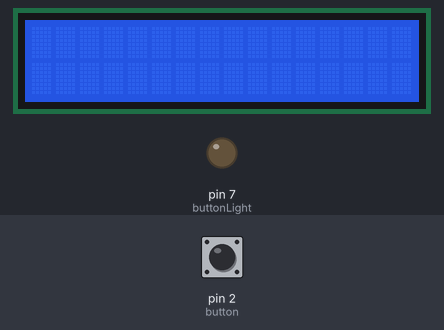
The sketch below on a simulated Arduino Uno, built with avr-gcc and run on an emulated ATmega328P. Parts: 16×2 character LCD, output pins drawn as LEDs (lit = HIGH). Inputs (shaded band) come from the test bench; at power-on: pin 2 (button) LOW.

Above: at 1.2 s.
1.3 s: pin 2 (button) pulled HIGH for 0.15 s
At 1.9 s:
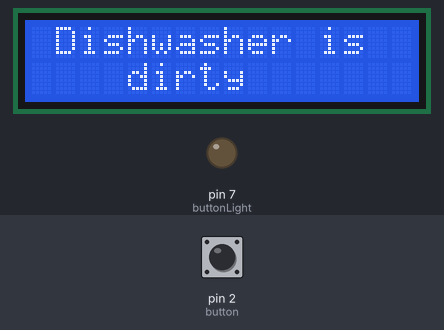
2.9 s: pin 2 (button) pulled HIGH for 1 s
At 4.4 s:
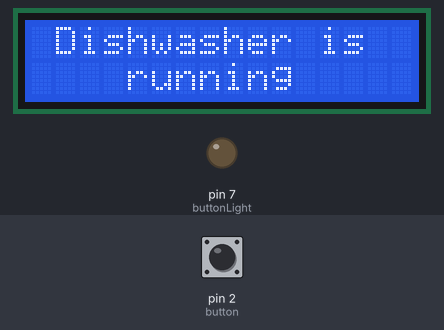
5.4 s: pin 2 (button) pulled HIGH for 0.15 s
At 6.3 s:
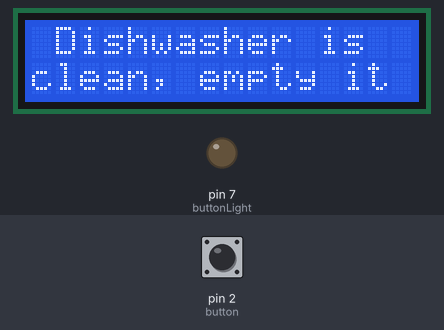
7.0 s: pin 2 (button) pulled HIGH for 3.2 s
At 7.5 s:
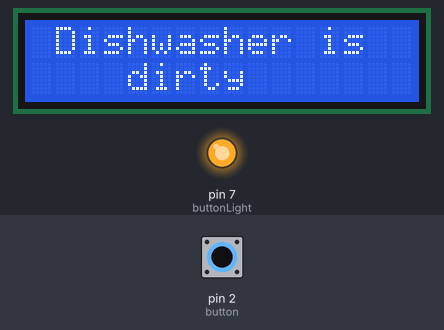
Timing chart, 0 to 11.7 s (numbered marks = the images above; inputs shaded):
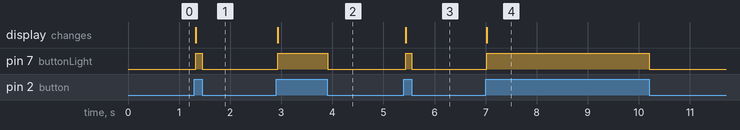

Measured:
- after the input at 1.3 s, pin 7 (buttonLight): LOW → HIGH at once, → LOW 0.13 s later; the display: changes at once (image 1)
- after the input at 2.9 s, pin 7 (buttonLight): LOW → HIGH at once, → LOW 0.98 s later; the display: changes at once (image 2)
- after the input at 5.4 s, pin 7 (buttonLight): LOW → HIGH at once, → LOW 0.12 s later; the display: changes at once (image 3)
- after the input at 7.0 s, pin 7 (buttonLight): LOW → HIGH at once, → LOW 3.2 s later; the display: changes at once (image 4)

The sketch:

MomProject.ino
```cpp
#include <Wire.h>
#include <LiquidCrystal_I2C.h>

LiquidCrystal_I2C lcd(0x27, 2, 1, 0, 4, 5, 6, 7, 3, POSITIVE);


// These 2 constants are for the pin number of the input from the button and the output for the buttons lights
const int button = 2;
const int buttonLight = 7;

// These 2 variables are for the state of the button
boolean lastButton = LOW;
boolean currentButton = LOW;

// The index here is used to know what to print
int index = -1;

// Number of prints is to know when to reset our indexx
const int numOfPrints = 3;

// These 3 variables all are for timing, whether its timing the washer or if its timing our blink.
unsigned long previousMillis = 0;
unsigned long previousBlink = 0;
unsigned long currentMillis = 0;

// These variables are for how long the dish washing cycle is and if it is currently running
long washMinutes = 1;
boolean washing = false;

// This variable is just for how long of an interval to blink when the dishes are clean
int blinkTime = 200;

// Might delete these. Stay tuned folks
boolean blinking = false;
boolean hasBlinked = false;
boolean changed = false;


void setup() {
  // put your setup code here, to run once:

  lcd.begin(16, 2);
  lcd.clear();
  pinMode(button, INPUT);
  pinMode(buttonLight, OUTPUT);
  washMinutes = washMinutes * 60000;

}

/*
 * Debouncing method.
 * Checks whether or not the button state has changed and takes
 *    button bouncing into account.
 */
boolean debounce(boolean last) {
  boolean current = digitalRead(button);
  if (last != current) {
    delay(5);
    current = digitalRead(button);
  }
  return current;
}

void loop() {
  // put your main code here, to run repeatedly:

  currentMillis = millis();
  currentButton = debounce(lastButton);

  if ((lastButton == LOW && currentButton == HIGH) || (washing == true && currentMillis - previousMillis >= washMinutes)) {
    index++;
    washing = false;
    if (index >= numOfPrints) {
      index = 0;
    }
    switch (index) {
      case 0:
        lcd.clear();
        lcd.setCursor(1,0);
        lcd.print("Dishwasher is");
        lcd.setCursor(4,1);
        lcd.print("dirty");
        break;
      case 1:
        lcd.clear();
        lcd.setCursor(1,0);
        lcd.print("Dishwasher is");
        lcd.setCursor(4,1);
        lcd.print("running");
        washing = true;
        previousMillis = currentMillis;
        break;
      case 2:
        lcd.clear();
        lcd.setCursor(1,0);
        lcd.print("Dishwasher is");
        lcd.setCursor(0,1);
        lcd.print("clean, empty it");
        break;
    }
  }

  if (currentButton == HIGH) {
    digitalWrite(buttonLight, HIGH);
  }
  else {
    digitalWrite(buttonLight, LOW);
  }
  lastButton = currentButton;

}
```
